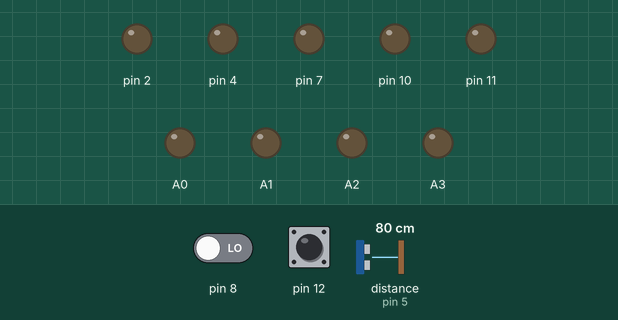
Recording of a sketch running on a simulated Arduino Uno, built with avr-gcc and run on an emulated ATmega328P. Parts: output pins drawn as LEDs (lit = HIGH). Inputs (shaded band) come from the test bench; at power-on: pin 12 HIGH, distance to the obstacle (sensor on pin 5) 80 cm, pin 8 LOW. The echo pulse lasts 58.3 µs per cm.

Above: at 0.8 s.
0.9 s: pin 12 pulled LOW for 0.15 s
4.0 s: distance to the obstacle (sensor on pin 5) set to 2 cm
At 6.7 s:
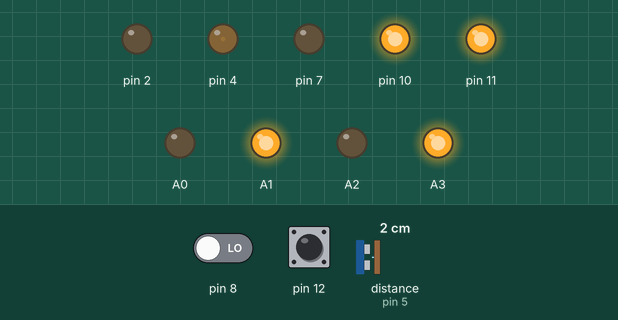
7.0 s: pin 8 driven HIGH
At 7.3 s:
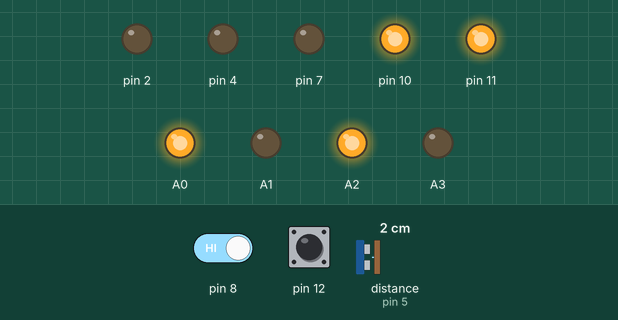
8.5 s: pin 12 pulled LOW for 1 s
At 9.9 s:
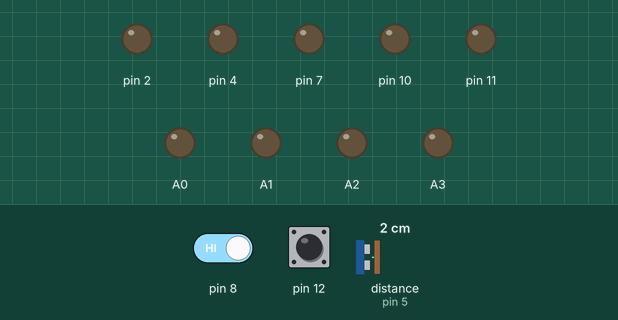
11.0 s: pin 12 pulled LOW for 3.2 s
At 16.7 s:
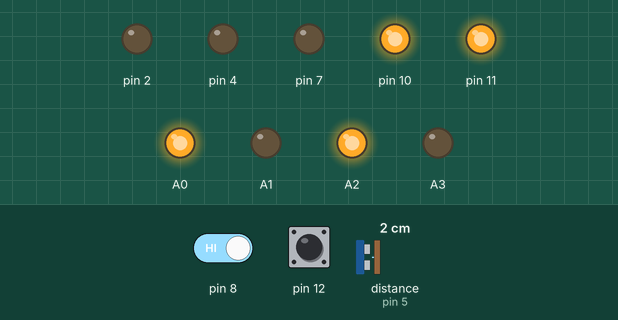
Timing chart, 0 to 18.2 s (numbered marks = the images above; inputs shaded):
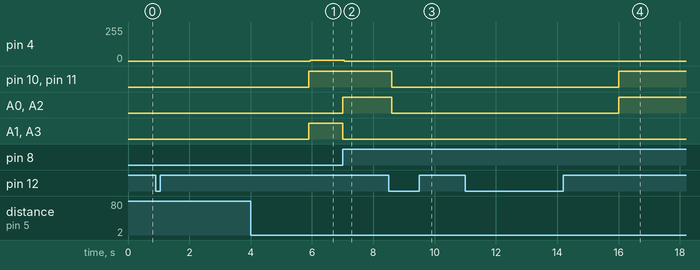

Measured:
- after the input at 0.9 s, every drawn part: stays the same
- after the input at 4.0 s, pin 4: 0/255 → 6/255 after 1.9 s
- after the input at 7.0 s, pin 4: 6/255 → 0/255 after 0.06 s; A0, A2: LOW → HIGH at once; A1, A3: HIGH → LOW at once
- after the input at 8.5 s, pin 10, pin 11, A0, A2: HIGH → LOW after 0.10 s
- after the input at 11.0 s, pin 10, pin 11, A0, A2: LOW → HIGH after 5.0 s

The sketch:

sumoltaneous-equations-dev.ino
```cpp
#include <Arduino.h>

#include "DistanceSensor.hpp"
#include "Drive.hpp"
#include "EdgeAvoidance.hpp"
#include "IRSensor.hpp"
#include "Motor.hpp"
#include "ToggleButton.hpp"

Motor left_motor(10, A2, A3);
Motor right_motor(11, A0, A1);
Drive drive_model(left_motor, right_motor, 65, 160);

DistanceSensor left_distance_sensor(2, 3);
DistanceSensor front_distance_sensor(4, 5);
DistanceSensor right_distance_sensor(7, 6);

IRSensor left_ir_sensor(8);
// IRSensor right_ir_sensor(9);
// EdgeAvoidance edge_avoidance(left_ir_sensor, right_ir_sensor);

ToggleButton button(12);

void setup() {
    Serial.begin(9600);
    button.await(true);
    delay(5000);
}

void loop() {
    if (left_ir_sensor.read()) {
        drive_model.reverse();
        delay(200);
    } else if (front_distance_sensor.echo() < 800) {
        drive_model.forward();
    } else if (left_distance_sensor.echo() < 800) {
        drive_model.turn_left();
    } else if (right_distance_sensor.echo() < 800) {
        drive_model.turn_right();
    } else {
        drive_model.turn_left();
    }

    if (button.read() == false) {
        drive_model.stop();
        button.await(true);
        delay(5000);
    }
}
```

DistanceSensor.hpp
```cpp
#pragma once

#include <Arduino.h>

class DistanceSensor {
   public:
    DistanceSensor(unsigned trigger_pin, unsigned echo_pin, float timeout_ms = 23529.4, float ms_to_mm = 5.88235, float pulse_on_duration_ms = 10, float pulse_off_duration_ms = 2)
        : trigger_pin(trigger_pin), echo_pin(echo_pin), timeout_ms(timeout_ms), ms_to_mm(ms_to_mm), pulse_on_duration_ms(pulse_on_duration_ms), pulse_off_duration_ms(pulse_off_duration_ms) {
        pinMode(trigger_pin, OUTPUT);
        pinMode(echo_pin, INPUT);
    }

    // Function triggers a pulse for some number of milliseconds then returns the distance to the
    // detected obstacle or 0 otherwise.
    auto echo() const -> float {
        digitalWrite(trigger_pin, LOW);
        delayMicroseconds(pulse_off_duration_ms);
        digitalWrite(trigger_pin, HIGH);
        delayMicroseconds(pulse_on_duration_ms);
        digitalWrite(trigger_pin, LOW);
        noInterrupts();
        float duration_ms = pulseIn(echo_pin, HIGH, timeout_ms);
        interrupts();
        return duration_ms != 0 ? duration_ms / ms_to_mm : timeout_ms / ms_to_mm;
    }

   private:
    const unsigned trigger_pin;
    const unsigned echo_pin;
    const float ms_to_mm;
    const float timeout_ms;
    const float pulse_on_duration_ms;
    const float pulse_off_duration_ms;
};
```

Drive.hpp
```cpp
/**
 * An abstraction to let us drive the robot via its motors.
 */

#pragma once

#include "Motor.hpp"

class Drive {
   public:
    Drive(Motor& left_motor, Motor& right_motor, float wheel_radius, float axle_length) : left_motor(left_motor), right_motor(right_motor), wheel_radius(wheel_radius), axle_length(axle_length) {}

    // Controlling the robot via linear_velocity and angular_velocity inputs.
    auto inverse_kinematics(float linear_velocity, float angular_velocity) -> void {
        const float left_wheel_velocity = (linear_velocity - axle_length * angular_velocity) / wheel_radius;
        const float right_wheel_velocity = (linear_velocity + axle_length * angular_velocity) / wheel_radius;
        drive(left_wheel_velocity, right_wheel_velocity);
    }

    // Controlling the robot via its left_wheel_velocity and right_wheel_velocity.
    auto drive(float left_wheel_velocity, float right_wheel_velocity) -> void {
        left_motor.set_velocity(left_wheel_velocity);
        right_motor.set_velocity(right_wheel_velocity);
    }

    // Convenience commands to simply drive forward, reverse, turn_left, turn_right, and stop.
    auto forward() -> void {
        left_motor.forward();
        right_motor.forward();
    }

    auto reverse() -> void {
        left_motor.reverse();
        right_motor.reverse();
    }

    auto turn_left() -> void {
        left_motor.reverse();
        right_motor.forward();
    }

    auto turn_right() -> void {
        left_motor.forward();
        right_motor.reverse();
    }

    auto stop() -> void {
        left_motor.stop();
        right_motor.stop();
    }

   private:
    // Properties of the kinematic model.
    const float wheel_radius;
    const float axle_length;

    // Motor aggregation.
    Motor& left_motor;
    Motor& right_motor;
};
```

EdgeAvoidance.hpp
```cpp
/**
 * An abstraction to let us handle edge avoidance via IR sensors.
 */

#pragma once

#include "IRSensor.hpp"

class EdgeAvoidance {
   public:
    EdgeAvoidance(IRSensor& left_sensor, IRSensor& right_sensor) : left_sensor(left_sensor), right_sensor(right_sensor) {}

    auto avoid() -> int {
        auto const left_value = left_sensor.read();
        auto const right_value = right_sensor.read();
        if (left_value && right_value) {
            return 0;
        } else if (left_value) {
            return -1;
        } else if (right_value) {
            return -3;
        }
    }

   private:
    IRSensor& left_sensor;
    IRSensor& right_sensor;
};
```

IRSensor.hpp
```cpp
#pragma once

#include <Arduino.h>

class IRSensor {
   public:
    IRSensor(unsigned read_pin) : read_pin(read_pin) {
        pinMode(read_pin, INPUT);
    }

    auto read() -> bool {
        return digitalRead(read_pin);
    }

   private:
    const unsigned read_pin;
};
```

Motor.hpp
```cpp
/**
 * Controls a motor with three pins:
 *  - enable_pin: accepts PWM value for motor speed in range [0, 255].
 *  - input1_pin: accepts HIGH or LOW value for motor spin direction.
 *  - input2_pin: accepts HIGH or LOW value for motor spin direction.
 *
 * If the given PWM value is outside the range, the motor does not run.
 */

#pragma once

#include <Arduino.h>
#include <math.h>

class Motor {
   public:
    Motor(unsigned enable, unsigned input1_pin, unsigned input2_pin, float velocity_to_pwm_constant = 1, bool direction = 0)
        : enable_pin(enable), input1_pin(input1_pin), input2_pin(input2_pin), direction(direction), velocity_to_pwm_constant(velocity_to_pwm_constant) {
        pinMode(enable_pin, OUTPUT);
        pinMode(input1_pin, OUTPUT);
        pinMode(input2_pin, OUTPUT);
    }

    // Generic function to drive the motor.
    // 1 ^ 1, 1 ^ 0 = 0, 1
    // 1 ^ 0, 1 ^ 1 = 1, 0
    // 0 ^ 0, 0 ^ 1 = 0, 1
    // 0 ^ 1, 0 ^ 0 = 1, 0
    auto set_velocity(float angular_velocity) const -> void {
        auto change_direction = angular_velocity < 0 ? true : false;
        set(velocity_to_pwm(angular_velocity), change_direction ^ direction, change_direction ^ !direction);
    }

    auto forward() const -> void {
        set(255, direction, !direction);
    }

    auto reverse() const -> void {
        set(255, !direction, direction);
    }

    auto stop() const -> void {
        set(0, direction, direction);
    }

   private:
    // Converts an angular_velocity to PWM signal.
    // We do this because the motors are controlled directly by a PWM signal.
    auto velocity_to_pwm(float angular_velocity) const -> unsigned {
        return velocity_to_pwm_constant * abs(angular_velocity);
    }

    auto set(unsigned pwm, bool in1, bool in2) const -> void {
        analogWrite(enable_pin, pwm);
        digitalWrite(input1_pin, in1);
        digitalWrite(input2_pin, in2);
    }

    const float velocity_to_pwm_constant;
    const unsigned enable_pin;
    const unsigned input1_pin;
    const unsigned input2_pin;
    const bool direction = 0;  // Swap polarity of direction if electronics are wired differently.
};
```

ToggleButton.hpp
```cpp
/**
 * ToggleButton is responsible for handling button input connected via GPIO.
 *
 * ToggleButton can keep track of button state depending on the odd number of times it has been pressed.
 *
 * ToggleButton can handle debouncing.
 */

#pragma once

#include <Arduino.h>

class ToggleButton {
   public:
    ToggleButton(unsigned pullup_pin, unsigned long debounce_period = 200UL) : pullup_pin(pullup_pin), previous_button_state(false), state(false), time_of_state_change(0), debounce_period(debounce_period) {
        pinMode(pullup_pin, INPUT_PULLUP);
    }

    auto read() -> bool {
        auto const current_button_state = digitalRead(pullup_pin);

        // Unpressed button returns HIGH read.
        // Pressed button returns LOW read.
        if (previous_button_state == HIGH && current_button_state == LOW && millis() - time_of_state_change > debounce_period) {
            state = !state;
            time_of_state_change = millis();
        }

        previous_button_state = current_button_state;

        return state;
    }

    auto await(bool state_progress_condition) -> void {
        while (read() != state_progress_condition) {}
    }

   private:
    const unsigned pullup_pin;
    bool previous_button_state;
    bool state;
    unsigned long time_of_state_change;
    const unsigned long debounce_period;
};
```
